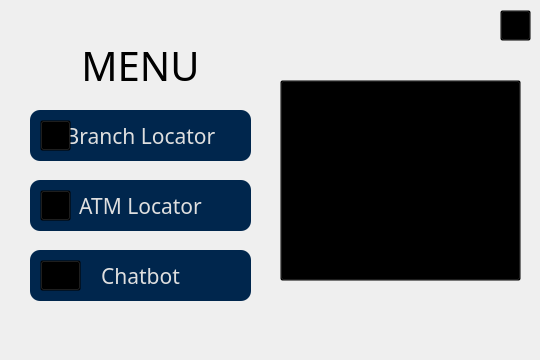
<?xml version="1.0" encoding="UTF-8"?>
<ui version="4.0">
 <class>Menu</class>
 <widget class="QDialog" name="Menu">
  <property name="geometry">
   <rect>
    <x>0</x>
    <y>0</y>
    <width>540</width>
    <height>360</height>
   </rect>
  </property>
  <property name="minimumSize">
   <size>
    <width>540</width>
    <height>360</height>
   </size>
  </property>
  <property name="maximumSize">
   <size>
    <width>540</width>
    <height>360</height>
   </size>
  </property>
  <property name="font">
   <font>
    <family>Akrobat</family>
    <pointsize>16</pointsize>
   </font>
  </property>
  <property name="windowTitle">
   <string>Dialog</string>
  </property>
  <property name="styleSheet">
   <string notr="true">*{
font-family: Akrobat;
}
QDialog{
border-image:url(:/images/bgm1.png)
}
QToolButton{
background: transparent
}
QPushButton{
color:#dfdfdf;
background:#00264d;
border-radius:10px
}
QFrame{
background:rgba(22, 37, 75, 0.94);
border-radius: 10px;
}
QLabel{
color:black;
background: transparent;
}
QLineEdit{
border-radius:10px;
background: #dfdfdf;
}
QPushButton:Hover{
color:black;
background:#004d99;
border-radius:10px
}</string>
  </property>
  <widget class="QToolButton" name="toolButton">
   <property name="geometry">
    <rect>
     <x>500</x>
     <y>10</y>
     <width>31</width>
     <height>31</height>
    </rect>
   </property>
   <property name="text">
    <string>...</string>
   </property>
   <property name="icon">
    <iconset resource="res.qrc">
     <normaloff>:/images/icons8-close-window-96.png</normaloff>:/images/icons8-close-window-96.png</iconset>
   </property>
   <property name="iconSize">
    <size>
     <width>50</width>
     <height>50</height>
    </size>
   </property>
  </widget>
  <widget class="QToolButton" name="toolButton_2">
   <property name="geometry">
    <rect>
     <x>280</x>
     <y>80</y>
     <width>241</width>
     <height>201</height>
    </rect>
   </property>
   <property name="text">
    <string>...</string>
   </property>
   <property name="icon">
    <iconset resource="res.qrc">
     <normaloff>:/images/Logo.png</normaloff>:/images/Logo.png</iconset>
   </property>
   <property name="iconSize">
    <size>
     <width>900</width>
     <height>900</height>
    </size>
   </property>
  </widget>
  <widget class="QPushButton" name="brnch">
   <property name="geometry">
    <rect>
     <x>30</x>
     <y>110</y>
     <width>221</width>
     <height>51</height>
    </rect>
   </property>
   <property name="font">
    <font>
     <family>Akrobat</family>
     <pointsize>16</pointsize>
    </font>
   </property>
   <property name="text">
    <string>Branch Locator</string>
   </property>
  </widget>
  <widget class="QPushButton" name="atm">
   <property name="geometry">
    <rect>
     <x>30</x>
     <y>180</y>
     <width>221</width>
     <height>51</height>
    </rect>
   </property>
   <property name="font">
    <font>
     <family>Akrobat</family>
     <pointsize>16</pointsize>
    </font>
   </property>
   <property name="text">
    <string>ATM Locator</string>
   </property>
  </widget>
  <widget class="QPushButton" name="pushButton_3">
   <property name="geometry">
    <rect>
     <x>30</x>
     <y>250</y>
     <width>221</width>
     <height>51</height>
    </rect>
   </property>
   <property name="font">
    <font>
     <family>Akrobat</family>
     <pointsize>16</pointsize>
    </font>
   </property>
   <property name="text">
    <string>Chatbot</string>
   </property>
  </widget>
  <widget class="QLabel" name="label">
   <property name="geometry">
    <rect>
     <x>40</x>
     <y>40</y>
     <width>201</width>
     <height>51</height>
    </rect>
   </property>
   <property name="font">
    <font>
     <family>Akrobat</family>
     <pointsize>30</pointsize>
     <weight>50</weight>
     <bold>false</bold>
    </font>
   </property>
   <property name="text">
    <string>MENU</string>
   </property>
   <property name="alignment">
    <set>Qt::AlignCenter</set>
   </property>
  </widget>
  <widget class="QToolButton" name="toolButton_3">
   <property name="geometry">
    <rect>
     <x>40</x>
     <y>120</y>
     <width>31</width>
     <height>31</height>
    </rect>
   </property>
   <property name="text">
    <string>...</string>
   </property>
   <property name="icon">
    <iconset resource="res.qrc">
     <normaloff>:/images/icons8-bank-building-64 (1).png</normaloff>:/images/icons8-bank-building-64 (1).png</iconset>
   </property>
   <property name="iconSize">
    <size>
     <width>50</width>
     <height>50</height>
    </size>
   </property>
  </widget>
  <widget class="QToolButton" name="toolButton_4">
   <property name="geometry">
    <rect>
     <x>40</x>
     <y>190</y>
     <width>31</width>
     <height>31</height>
    </rect>
   </property>
   <property name="text">
    <string>...</string>
   </property>
   <property name="icon">
    <iconset resource="res.qrc">
     <normaloff>:/images/icons8-atm-64.png</normaloff>:/images/icons8-atm-64.png</iconset>
   </property>
   <property name="iconSize">
    <size>
     <width>50</width>
     <height>50</height>
    </size>
   </property>
  </widget>
  <widget class="QToolButton" name="toolButton_5">
   <property name="geometry">
    <rect>
     <x>40</x>
     <y>260</y>
     <width>41</width>
     <height>31</height>
    </rect>
   </property>
   <property name="text">
    <string>...</string>
   </property>
   <property name="icon">
    <iconset resource="res.qrc">
     <normaloff>:/images/icons8-chat-512.png</normaloff>:/images/icons8-chat-512.png</iconset>
   </property>
   <property name="iconSize">
    <size>
     <width>50</width>
     <height>50</height>
    </size>
   </property>
  </widget>
 </widget>
 <resources>
  <include location="res.qrc"/>
 </resources>
 <connections>
  <connection>
   <sender>toolButton</sender>
   <signal>clicked()</signal>
   <receiver>Menu</receiver>
   <slot>close()</slot>
   <hints>
    <hint type="sourcelabel">
     <x>502</x>
     <y>28</y>
    </hint>
    <hint type="destinationlabel">
     <x>463</x>
     <y>24</y>
    </hint>
   </hints>
  </connection>
 </connections>
</ui>
